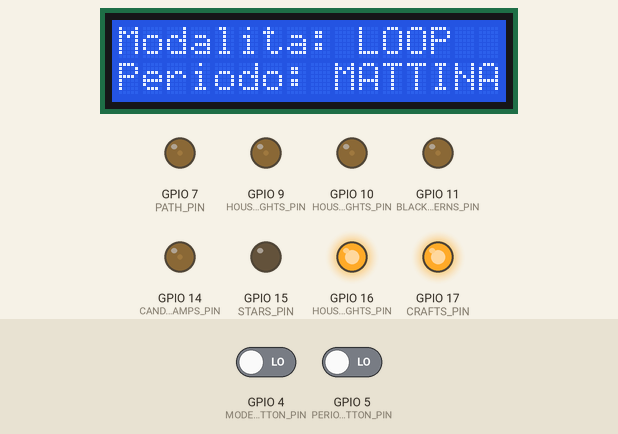
Bench run of a program on a simulated ESP32-S3. Parts: 16×2 character LCD, output pins drawn as LEDs (lit = HIGH). The test bench sets the inputs (shaded band); at power-on: GPIO 4 (MODE_BUTTON_PIN) LOW, GPIO 5 (PERIOD_BUTTON_PIN) LOW. Pins used as bus, display or sensor lines are not drawn; what the program prints to the serial monitor is not drawn.

Above: at 0.29 s.
At 12.1 s:
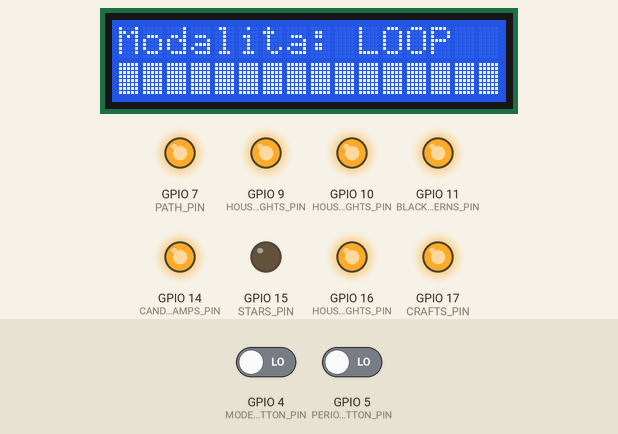
At 18.2 s:
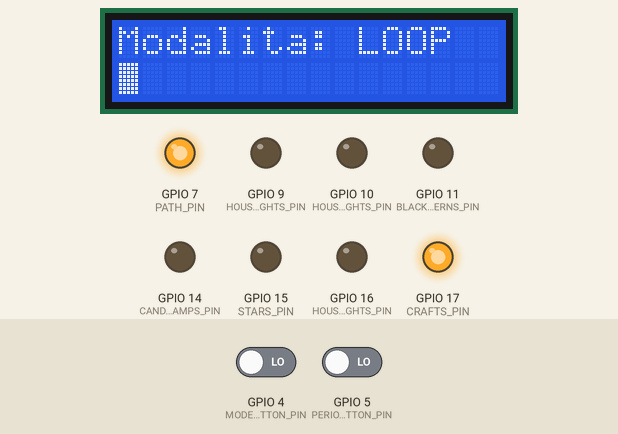
At 22.5 s:
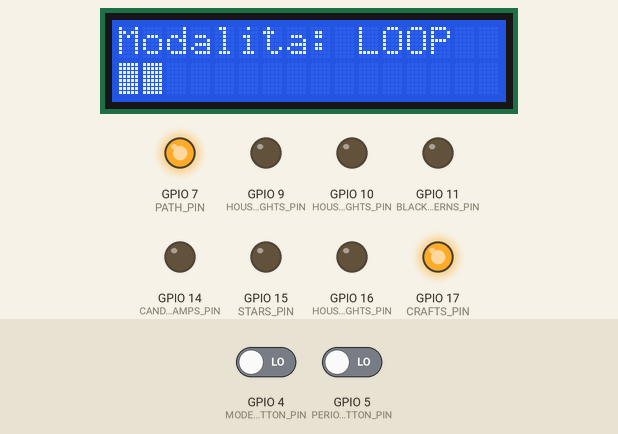
At 27.0 s:
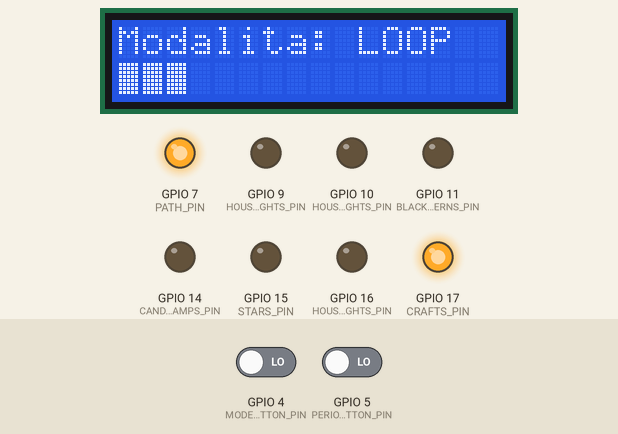
At 36.0 s:
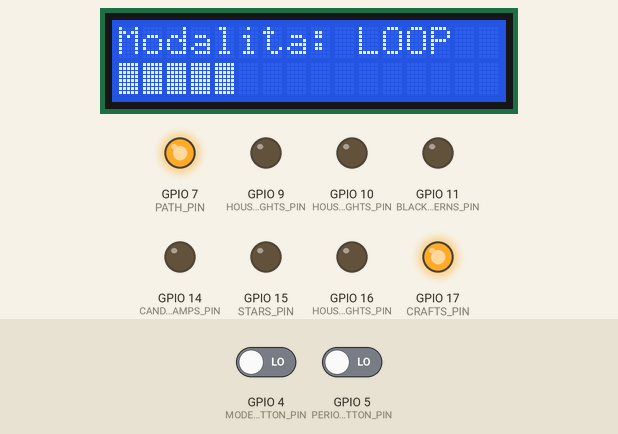
Timing chart, 0 to 37.5 s (numbered marks = the images above):
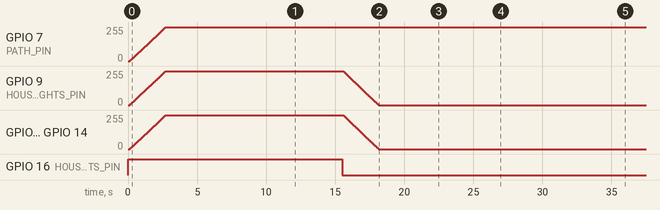

Measured:
- by itself, GPIO 7 (PATH_PIN): moves from 0/255 to 255/255 over 2.6 s
- by itself, GPIO 16 (HOUSE_BIG_LIGHTS_PIN): HIGH → LOW at 15.5 s
- by itself, GPIO 9 (HOUSE_MEDIUM_LIGHTS_PIN), GPIO 10 (HOUSE_SMALL_LIGHTS_PIN), GPIO 11 (BLACK_LANTERNS_PIN), GPIO 14 (CANDLES_AND_LAMPS_PIN): rises from 0/255 to 255/255 in 2.6 s, then falls to 0/255 in 15.4 s
- what the display in image 1 shows lasts 3.6 s, from 12.0 s to 15.6 s
- what the display in image 3 shows lasts 4.5 s, from 22.4 s to 26.9 s

The program:

main.cpp
```cpp
#include <Arduino.h>
#include "constants.hpp"
#include "controller/Dashboard.hpp"
#include "controller/Visual.hpp"
#include "tasks/DayTask.hpp"

Dashboard dashboard = Dashboard();
Visual visual = Visual();
DayTask* dayTask;

void setup() {
  Serial.begin(115200);
  Wire.begin(I2C_SDA_PIN, I2C_SCL_PIN);
  dayTask = new DayTask(&visual, &dashboard);
  dayTask->start("day task", DAY_TASK_PERIOD, 4096);
  dashboard.init(dayTask->getTaskHandle());
}

void loop() {
  delay(1000);
}
```

constants.hpp
```cpp
#ifndef __CONSTANTS__
#define __CONSTANTS__

//relay
#define CRAFTS_PIN 17
#define HOUSE_BIG_LIGHTS_PIN 16
#define STARS_PIN 15

//transistor
#define HOUSE_MEDIUM_LIGHTS_PIN 9
#define HOUSE_SMALL_LIGHTS_PIN 10
#define BLACK_LANTERNS_PIN 11
#define BROWN_LANTERNS_1_PIN 12
#define BROWN_LANTERNS_2_PIN 13
#define CANDLES_AND_LAMPS_PIN 14
#define PATH_PIN 7

//photoresistor
#define PHOTO_RESISTOR_PIN 6
#define BRIGHTNESS_THRESHOLD 300

//day duration
#define MORNING_TIME 150
#define DAY_TIME 900
#define EVENING_TIME 150
#define NIGHT_TIME 450
#define LATE_NIGHT_TIME 450
#define OFF_TIME 1
#define SKIP_TIME_PERIOD 1000

//buttons
#define MODE_BUTTON_PIN 4
#define PERIOD_BUTTON_PIN 5
#define ENABLE_BUTTON_PIN 18

//display
#define I2C_SDA_PIN 1
#define I2C_SCL_PIN 2
#define LCD_I2C_ADDRESS 0x27
#define LCD_COLUMNS 20
#define LCD_ROWS 4
#define MODE_ROW 0
#define MODE_COL 0
#define PERIOD_ROW 1
#define PERIOD_COL 0
#define TIMER_ROW 2
#define TIMER_COL 0

//tasks
#define DAY_TASK_PERIOD 100
#define FADING_PERIOD 10

//notifications
#define MODE_BUTTON_NOTIFY (1 << 0)
#define PERIOD_BUTTON_NOTIFY (1 << 1)
#define MODE_LOOP_NOTIFY (1 << 2)
#define MODE_FAST_LOOP_NOTIFY (1 << 3)
#define MODE_AUTOMATIC_NOTIFY (1 << 4)
#define MODE_MANUAL_NOTIFY (1 << 5)
#define PERIOD_MORNING_NOTIFY (1 << 6)
#define PERIOD_DAY_NOTIFY (1 << 7)
#define PERIOD_EVENING_NOTIFY (1 << 8)
#define PERIOD_NIGHT_NOTIFY (1 << 9)
#define PERIOD_LATE_NIGHT_NOTIFY (1 << 10)
#define PERIOD_OFF_NOTIFY (1 << 11)
#define TOGGLE_CRAFTS_NOTIFY (1 << 12)
#define TOGGLE_HOUSES_AND_LANTERNS_NOTIFY (1 << 13)
#define TOGGLE_CANDLES_AND_LAMPS_NOTIFY (1 << 14)
#define TOGGLE_PATH_AND_STARS_NOTIFY (1 << 15)
//play specific sound (??)

#endif
```

Dashboard.hpp
```cpp
#ifndef __DASHBOARD__
#define __DASHBOARD__

#include "freertos/FreeRTOS.h"
#include "freertos/task.h"
#include "devices/Photoresistor.hpp"
#include "devices/Button.hpp"
#include "devices/Display.hpp"

static TaskHandle_t dayTaskHandler = NULL;

class Dashboard {
private:
    Photoresistor photores;
    Button modeButton;
    Button periodButton;
    Display display;
    uint8_t lastTimer = 0;
    bool dark;
    bool prevDark[3] = {false, false, false};
    uint8_t darkIndex;
public:
    Dashboard();
    void init(TaskHandle_t dayTaskHandler);
    bool isDark();
    void modeChanged(String mode);
    void periodChanged(String period);
    void showTimer(float ticks);
};

#endif
```

Visual.hpp
```cpp
#ifndef __VISUAL__
#define __VISUAL__

#include "model/CandlesAndLamps.hpp"
#include "model/Crafts.hpp"
#include "model/Houses.hpp"
#include "model/Lanterns.hpp"
#include "model/Paths.hpp"
#include "model/Stars.hpp"

class Visual {
private:
    CandlesAndLamps candlesAndLamps;
    Crafts crafts;
    Houses houses;
    Lanterns lanterns;
    Paths paths;
    Stars stars;
public:
    Visual();
    void startMorning();
    void startDay();
    void startEvening();
    void startNight();
    void startLateNight();
    void turnOff();
    // void toggleCrafts();
    // void toggleHouseAndLanterns();
    // void toggleCandlesAndLamps();
    // void togglePathAndStars();
};

#endif
```

Button.hpp
```cpp
#ifndef __BUTTON__
#define __BUTTON__

#include <cstdint>

/// @brief Class to use buttons by interrupts.
class Button {
private:
    uint8_t pin;
public:
    /// @brief Button constructor, it creates a button and sets the pin in INPUT mode.
    /// @param pin the input pin for the button.
    Button();
    Button(const uint8_t pin, void(*func)());
};

#endif
```

Display.hpp
```cpp
#ifndef __DISPLAY__
#define __DISPLAY__

#include <LiquidCrystal_I2C.h>

#define DISPLAY_POSITION 0, 1
#define DISPLAY_POSITION_2 0, 2

/// @brief Class to use I2C Display with dimensions 20 x 4.
class Display {
private:
    LiquidCrystal_I2C lcd;
public:
    /// @brief Display constructor, it creates an lcd I2C display.
    /// @note Display dimension is 20 x 4.
    /// @param addr
    /// @param cols
    /// @param rows
    Display(const int addr, const uint8_t cols, const uint8_t rows);

    /// @brief Initialize the display, set the backlight off and eventually clears it.
    void init();

    /// @brief Prints a message on the display starting in given position.
    /// @param row starting row to print.
    /// @param col starting column to print.
    /// @param text the message to print.
    void setText(const uint8_t row, const uint8_t col, const String text);

    /// @brief Clears the display content and sets the backlight off.
    void clear();
};

#endif
```

Photoresistor.hpp
```cpp
#ifndef __PHOTO_RESISTOR__
#define __PHOTO_RESISTOR__

#include <cstdint>

class Photoresistor {
private:
    uint8_t pin;
public:
    Photoresistor(const uint8_t pin);
    int getValue();
};

#endif
```

Relay.hpp
```cpp
#ifndef __RELAY__
#define __RELAY__

#include "Switch.hpp"

class Relay : public Switch {
public:
    using Switch::Switch;
};

#endif
```

Switch.hpp
```cpp
#ifndef __SWITCH__
#define __SWITCH__

#include <cstdint>

class Switch {
private:
    uint8_t pin;
protected:
    bool on;
public:
    Switch(const uint8_t pin);
    virtual void switchOn();
    virtual void switchOff();
    virtual bool isOn();
};

#endif
```

Transistor.hpp
```cpp
#ifndef __TRANSISTOR__
#define __TRANSISTOR__

#include "Switch.hpp"
#include <cstdint>
#include "tasks/FadingTask.hpp"

class Transistor : public Switch {
private:
    FadingTask* task;
public:
    Transistor(const uint8_t pin);
    void fadeOn();
    void fadeOff();
};

#endif
```

CandlesAndLamps.hpp
```cpp
#ifndef __CANDLES_AND_LAMPS__
#define __CANDLES_AND_LAMPS__

#include "devices/Transistor.hpp"

class CandlesAndLamps {
private:
    Transistor candleAndLamp;
public:
    CandlesAndLamps();
    void on();
    void off();
};

#endif
```

Crafts.hpp
```cpp
#ifndef __CRAFTS__
#define __CRAFTS__

#include "devices/relay.hpp"

class Crafts {
private:
    Relay crafts;
public:
    Crafts();
    void on();
    void off();
};


#endif
```

Houses.hpp
```cpp
#ifndef __HOUSES__
#define __HOUSES__

#include "devices/Relay.hpp"
#include "devices/Transistor.hpp"

class Houses {
private:
    Relay bigLights;
    Transistor mediumLights;
    Transistor smallLights;
public:
    Houses();
    void on();
    void off();
};

#endif
```

Lanterns.hpp
```cpp
#ifndef __LANTERNS__
#define __LANTERNS__

#include "devices/Transistor.hpp"

class Lanterns {
private:
    Transistor blackLanterns;
    Transistor brownLanterns1;
    Transistor brownLanterns2;
public:
    Lanterns();
    void on();
    void off();
};

#endif
```

Paths.hpp
```cpp
#ifndef __PATHS__
#define __PATHS__

#include "devices/Transistor.hpp"

class Paths {
private:
    Transistor path;
public:
    Paths();
    void on();
    void off();
};

#endif
```

Stars.hpp
```cpp
#ifndef __STARS__
#define __STARS__

#include "devices/Relay.hpp"

class Stars {
private:
    Relay stars;
public:
    Stars();
    void on();
    void off();
};

#endif
```

DayTask.hpp
```cpp
#ifndef __DAY_TASK__
#define __DAY_TASK__

#include "Task.hpp"
#include "controller/Visual.hpp"
#include "controller/Dashboard.hpp"

typedef enum Mode {LOOP, FAST_LOOP, AUTOMATIC, MANUAL} Mode;
typedef enum DayPeriod {OFF, MORNING, DAY, EVENING, NIGHT, LATE_NIGHT} DayPeriod;

class DayTask : public Task {
private:
    Mode mode;
    DayPeriod dayPeriod;
    Visual* visual;
    Dashboard* dashboard;
    long ts;
    void changeMode();
    void loopMode();
    void automaticMode();
    void manualMode();
    void changeDayPeriod();
    void startDayPeriod(const DayPeriod period);
    void checkSkip();
    uint32_t readNotification(uint32_t clearOnExit, int timeout);
    void showTimer();
    void tick();
public:
    DayTask(Visual* visual, Dashboard* dashboard);
};

#endif
```

FadingTask.hpp
```cpp
#ifndef __FADING_TASK__
#define __FADING_TASK__

#include "Task.hpp"

#define OFF_VALUE 0
#define ON_VALUE 255

class FadingTask : public Task {
private:
    uint8_t pin;
    int8_t direction;
    int value;
    int offValue;
    int onValue;
    void tick();
public:
    FadingTask(const uint8_t pin);
    void setLimits(const int off = OFF_VALUE, const int on = ON_VALUE);
};

#endif
```

Task.hpp
```cpp
#ifndef __TASK__
#define __TASK__

#include <Arduino.h>

/// @brief Abstract task.
class Task {
private:
    TaskHandle_t taskHandler;
    void loop();
    static void entry(void *pvParameters);
    /// @brief The task to execute each period.
    virtual void tick() = 0;
protected:
    int period;
public:
    Task();

    /// @brief Initialize the task setting the base period.
    /// @param name the name of the task.
    /// @param period the base period every which the task must be performed.
    /// @param stackSize
    /// @param priority
    void start(const char* name, const int period, const uint16_t stackSize = 2048, UBaseType_t priority = 1);

    /// @brief Returns the period of the task.
    /// @return the period of the task.
    int getPeriod();

    /// @brief Returns the task handle pointer.
    /// @return the pointer to the task handle.
    TaskHandle_t getTaskHandle();
};

#endif
```

Dashboard.cpp
```cpp
#include "controller/Dashboard.hpp"
#include "constants.hpp"
#include <Arduino.h>

Dashboard::Dashboard()
    :   photores(PHOTO_RESISTOR_PIN),
        display(LCD_I2C_ADDRESS, LCD_COLUMNS, LCD_ROWS) {
            this->dark = false;
            this->darkIndex = 0;
        }

void Dashboard::init(TaskHandle_t taskHandler) {
    dayTaskHandler = taskHandler;
    pinMode(ENABLE_BUTTON_PIN, INPUT);
    this->modeButton = Button(MODE_BUTTON_PIN, []() -> void {
        if (digitalRead(ENABLE_BUTTON_PIN)) {
            BaseType_t xHigherPriorityTaskWoken = pdFALSE;
            xTaskNotifyFromISR(dayTaskHandler, MODE_BUTTON_NOTIFY, eSetBits, &xHigherPriorityTaskWoken);
            portYIELD_FROM_ISR(xHigherPriorityTaskWoken);
        }
    });
    this->periodButton = Button(PERIOD_BUTTON_PIN, []() -> void {
        if (digitalRead(ENABLE_BUTTON_PIN)) {
            BaseType_t xHigherPriorityTaskWoken = pdFALSE;
            xTaskNotifyFromISR(dayTaskHandler, PERIOD_BUTTON_NOTIFY, eSetBits, &xHigherPriorityTaskWoken);
            portYIELD_FROM_ISR(xHigherPriorityTaskWoken);
        }
    });
    this->display.init();
}

bool Dashboard::isDark() {
    int value = this->photores.getValue();
    this->prevDark[this->darkIndex] = value < BRIGHTNESS_THRESHOLD;
    this->darkIndex = (this->darkIndex + 1) % 3;
    if (this->dark && !this->prevDark[0] && !this->prevDark[2] && !this->prevDark[2]) {
        this->dark = false;
        Serial.printf("Enviromental brightness: %d, is night: %d\n", value, dark);
    } else if (!this->dark && this->prevDark[0] && this->prevDark[2] && this->prevDark[2]) {
        this->dark = true;
        Serial.printf("Enviromental brightness: %d, is night: %d\n", value, dark);
    }
    return this->dark;
}

void Dashboard::modeChanged(String mode) {
    this->display.setText(MODE_ROW, MODE_COL, mode);
}

void Dashboard::periodChanged(String period) {
    this->display.setText(PERIOD_ROW, PERIOD_COL, period);
}

void Dashboard::showTimer(float ticks) {
    uint8_t timer = round(ticks * (float) 20);
    if (timer != this->lastTimer) {
        this->lastTimer = timer;
        String timerString = "";
        for (uint8_t i = 0; i < LCD_COLUMNS; i++) timerString += i < timer ? char(255) : char(32);
        this->display.setText(TIMER_ROW, TIMER_COL, String(timerString));
    }
}
```

Visual.cpp
```cpp
#include "controller/Visual.hpp"
#include "constants.hpp"
#include <Arduino.h>

Visual::Visual() { }

void Visual::startMorning() {
    this->candlesAndLamps.on();
    this->crafts.on();
    this->houses.on();
    this->lanterns.on();
    this->paths.on();
    this->stars.off();
}

void Visual::startDay() {
    this->candlesAndLamps.off();
    this->crafts.on();
    this->houses.off();
    this->lanterns.off();
    this->paths.on();
    this->stars.off();
}

void Visual::startEvening() {
    this->candlesAndLamps.on();
    this->crafts.off();
    this->houses.on();
    this->lanterns.on();
    this->paths.on();
    this->stars.off();
}

void Visual::startNight() {
    this->candlesAndLamps.on();
    this->crafts.off();
    this->houses.on();
    this->lanterns.on();
    this->paths.on();
    this->stars.on();
}

void Visual::startLateNight() {
    this->candlesAndLamps.off();
    this->crafts.off();
    this->houses.off();
    this->lanterns.off();
    this->paths.on();
    this->stars.on();
}

void Visual::turnOff() {
    this->candlesAndLamps.off();
    this->crafts.off();
    this->houses.off();
    this->lanterns.off();
    this->paths.off();
    this->stars.off();
}

/* void Visual::toggleCrafts() {
    if (crafts.isOn()) crafts.switchOff();
    else crafts.switchOn();
    Serial.printf("Crafts: %d\n", crafts.isOn());
}

void Visual::toggleHouseAndLanterns() {
    if (housesAndLanterns.isOn()) housesAndLanterns.fadeOff();
    else housesAndLanterns.fadeOn();
    Serial.printf("House: %d\n", housesAndLanterns.isOn());
}

void Visual::toggleCandlesAndLamps() {
    if (candlesAndLamps.isOn()) candlesAndLamps.fadeOff();
    else candlesAndLamps.fadeOn();
    Serial.printf("Candles: %d\n", candlesAndLamps.isOn());
}

void Visual::togglePathAndStars() {
    if (pathAndStars.isOn()) pathAndStars.fadeOff();
    else pathAndStars.fadeOn();
    Serial.printf("Stars: %d\n", pathAndStars.isOn());
}*/
```

Button.cpp
```cpp
#define EI_ARDUINO_INTERRUPTED_PIN
#include "devices/Button.hpp"
#include <Arduino.h>

Button::Button() { }

Button::Button(const uint8_t pin, void(*func)()) {
    this->pin = pin;
    pinMode(this->pin, INPUT);
    attachInterrupt(digitalPinToInterrupt(this->pin), func, RISING);
}
```

Display.cpp
```cpp
#include "devices/Display.hpp"
#include "constants.hpp"

Display::Display(const int addr, const uint8_t cols, const uint8_t rows) : lcd(addr, cols, rows) { }

void Display::init() {
    this->lcd.init();
    this->clear();
    this->setText(MODE_ROW, MODE_COL, "Modalita: LOOP      ");
    this->setText(PERIOD_ROW, PERIOD_COL, "Periodo: MATTINA    ");
}

void Display::setText(const uint8_t row, const uint8_t col, const String text) {
    this->lcd.backlight();
    this->lcd.setCursor(col, row);
    this->lcd.print(text);
}

void Display::clear() {
    this->lcd.clear();
    this->lcd.noBacklight();
}
```

Photoresistor.cpp
```cpp
#include "devices/Photoresistor.hpp"
#include <Arduino.h>

Photoresistor::Photoresistor(const uint8_t pin) {
    this->pin = pin;
    pinMode(this->pin, INPUT);
}

int Photoresistor::getValue() {
    return analogRead(this->pin);
}
```

Switch.cpp
```cpp
#include "devices/Switch.hpp"
#include "Arduino.h"

Switch::Switch(const uint8_t pin) {
    this->pin = pin;
    pinMode(this->pin, OUTPUT);
    this->switchOff();
}

void Switch::switchOn() {
    digitalWrite(this->pin, HIGH);
    this->on = true;
}

void Switch::switchOff() {
    digitalWrite(this->pin, LOW);
    this->on = false;
}

bool Switch::isOn() {
    return this->on;
}
```

Transistor.cpp
```cpp
#include "devices/Transistor.hpp"
#include <Arduino.h>
#include "constants.hpp"

#define INCREASE 1
#define DECREASE -1

Transistor::Transistor(const uint8_t pin) : Switch(pin) {
    task = new FadingTask(pin);
    const int BUFFER_SIZE = 16;
    char taskName[BUFFER_SIZE];
    snprintf(taskName, BUFFER_SIZE, "fade pin %i", pin);
    this->task->start(taskName, FADING_PERIOD);
}

void Transistor::fadeOn() {
    this->on = true;
    xTaskNotify(this->task->getTaskHandle(), INCREASE, eSetValueWithOverwrite);
}

void Transistor::fadeOff() {
    this->on = false;
    xTaskNotify(this->task->getTaskHandle(), DECREASE, eSetValueWithOverwrite);
}
```

CandlesAndLamps.cpp
```cpp
#include "model/CandlesAndLamps.hpp"
#include "constants.hpp"

CandlesAndLamps::CandlesAndLamps() : candleAndLamp(CANDLES_AND_LAMPS_PIN) { }

void CandlesAndLamps::on() {
    this->candleAndLamp.fadeOn();
}

void CandlesAndLamps::off() {
    this->candleAndLamp.fadeOff();
}
```

Crafts.cpp
```cpp
#include "model/Crafts.hpp"
#include "constants.hpp"

Crafts::Crafts() : crafts(CRAFTS_PIN) { }

void Crafts::on() {
    this->crafts.switchOn();
}

void Crafts::off() {
    this->crafts.switchOff();
}
```

Houses.cpp
```cpp
#include "model/Houses.hpp"
#include "constants.hpp"

Houses::Houses()
    : bigLights(HOUSE_BIG_LIGHTS_PIN),
      mediumLights(HOUSE_MEDIUM_LIGHTS_PIN),
      smallLights(HOUSE_SMALL_LIGHTS_PIN) { }

void Houses::on() {
    this->bigLights.switchOn();
    this->mediumLights.fadeOn();
    this->smallLights.fadeOn();
}

void Houses::off() {
    this->bigLights.switchOff();
    this->mediumLights.fadeOff();
    this->smallLights.fadeOff();
}
```

Lanterns.cpp
```cpp
#include "model/Lanterns.hpp"
#include "constants.hpp"

Lanterns::Lanterns()
    : blackLanterns(BLACK_LANTERNS_PIN),
      brownLanterns1(BROWN_LANTERNS_1_PIN),
      brownLanterns2(BROWN_LANTERNS_2_PIN) { }

void Lanterns::on() {
    this->blackLanterns.fadeOn();
    this->brownLanterns1.fadeOn();
    this->brownLanterns2.fadeOn();
}

void Lanterns::off() {
    this->blackLanterns.fadeOff();
    this->brownLanterns1.fadeOff();
    this->brownLanterns2.fadeOff();
}
```

Paths.cpp
```cpp
#include "model/Paths.hpp"
#include "constants.hpp"

Paths::Paths() : path(PATH_PIN) { }

void Paths::on() {
    this->path.fadeOn();
}

void Paths::off() {
    this->path.fadeOff();
}
```

Stars.cpp
```cpp
#include "model/Stars.hpp"
#include "constants.hpp"

Stars::Stars() : stars(STARS_PIN) { }

void Stars::on() {
    this->stars.switchOn();
}

void Stars::off() {
    this->stars.switchOff();
}
```

FadingTask.cpp
```cpp
#include "tasks/FadingTask.hpp"
#include <Arduino.h>

FadingTask::FadingTask(const uint8_t pin) : Task() {
    this->pin = pin;
    this->value = 0;
    this->direction = 0;
    this->setLimits();
}

void FadingTask::setLimits(const int off, const int on) {
    this->offValue = off < OFF_VALUE ? OFF_VALUE : off;
    this->onValue = on > ON_VALUE ? ON_VALUE : on;
}

void FadingTask::tick() {
    this->value += this->direction;
    if (this->direction && this->value <= this->onValue && this->value >= this->offValue) {
        analogWrite(this->pin, this->value);
    } else {
        this->direction = 0;
        if (this->value > this->onValue) this->value = this->onValue;
        if (this->value < this->offValue) this->value = this->offValue;
        this->direction = (int8_t) ulTaskNotifyTake(pdTRUE, portMAX_DELAY);
    }
}
```

Source omitted: DayTask.cpp (5388 bytes), Task.cpp (766 bytes)
